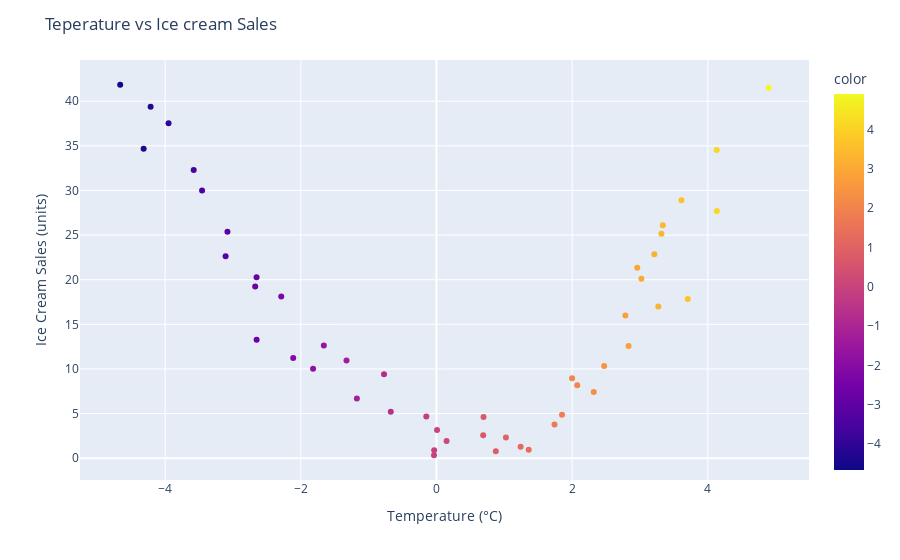

The notebook cell saved with this chart:
### Code cell
fig = px.scatter(x =df['Temperature (°C)'],y = df['Ice Cream Sales (units)'] ,color=df['Temperature (°C)'])
fig.update_layout(xaxis_title = 'Temperature (°C)',yaxis_title='Ice Cream Sales (units)',title = 'Teperature vs Ice cream Sales')
fig.show()

### Figure 1 — Plotly figure (JSON) as saved in the notebook; plotly's stock layout.template omitted (floating-point values rounded to 4 significant figures)
{"data": [{"hovertemplate": "x=%{x}<br>y=%{y}<br>color=%{marker.color}<extra></extra>", "legendgroup": "", "marker": {"color": [-4.662, -4.317, -4.214, -3.95, -3.579, -3.456, -3.108, -3.081, -2.672, -2.652, -2.651, -2.288, -2.112, -1.819, -1.66, -1.326, -1.173, -0.7733, -0.6738, -0.1496, -0.03616, -0.0339, 0.008608, 0.1492, 0.6888, 0.6936, 0.8749, 1.024, 1.241, 1.36, 1.74, 1.851, 1.999, 2.075, 2.319, 2.472, 2.785, 2.832, 2.96, 3.021, 3.211, 3.27, 3.316, 3.336, 3.611, 3.704, 4.131, 4.134, 4.899], "coloraxis": "coloraxis", "symbol": "circle"}, "mode": "markers", "name": "", "orientation": "v", "showlegend": false, "type": "scatter", "x": [-4.662, -4.317, -4.214, -3.95, -3.579, -3.456, -3.108, -3.081, -2.672, -2.652, -2.651, -2.288, -2.112, -1.819, -1.66, -1.326, -1.173, -0.7733, -0.6738, -0.1496, -0.03616, -0.0339, 0.008608, 0.1492, 0.6888, 0.6936, 0.8749, 1.024, 1.241, 1.36, 1.74, 1.851, 1.999, 2.075, 2.319, 2.472, 2.785, 2.832, 2.96, 3.021, 3.211, 3.27, 3.316, 3.336, 3.611, 3.704, 4.131, 4.134, 4.899], "xaxis": "x", "y": [41.84, 34.66, 39.38, 37.54, 32.28, 30.0, 22.64, 25.37, 19.23, 20.28, 13.28, 18.12, 11.22, 10.01, 12.62, 10.96, 6.689, 9.393, 5.21, 4.674, 0.3286, 0.8976, 3.166, 1.931, 2.577, 4.626, 0.79, 2.314, 1.292, 0.9531, 3.783, 4.858, 8.944, 8.171, 7.412, 10.34, 16.0, 12.57, 21.34, 20.11, 22.84, 16.98, 25.14, 26.1, 28.91, 17.84, 34.53, 27.7, 41.51], "yaxis": "y"}], "layout": {"coloraxis": {"colorbar": {"title": {"text": "color"}}, "colorscale": [[0, "#0d0887"], [0.1111, "#46039f"], [0.2222, "#7201a8"], [0.3333, "#9c179e"], [0.4444, "#bd3786"], [0.5556, "#d8576b"], [0.6667, "#ed7953"], [0.7778, "#fb9f3a"], [0.8889, "#fdca26"], [1, "#f0f921"]]}, "legend": {"tracegroupgap": 0}, "margin": {"t": 60}, "title": {"text": "Teperature vs Ice cream Sales"}, "xaxis": {"anchor": "y", "domain": [0, 1], "title": {"text": "Temperature (°C)"}}, "yaxis": {"anchor": "x", "domain": [0, 1], "title": {"text": "Ice Cream Sales (units)"}}}}
